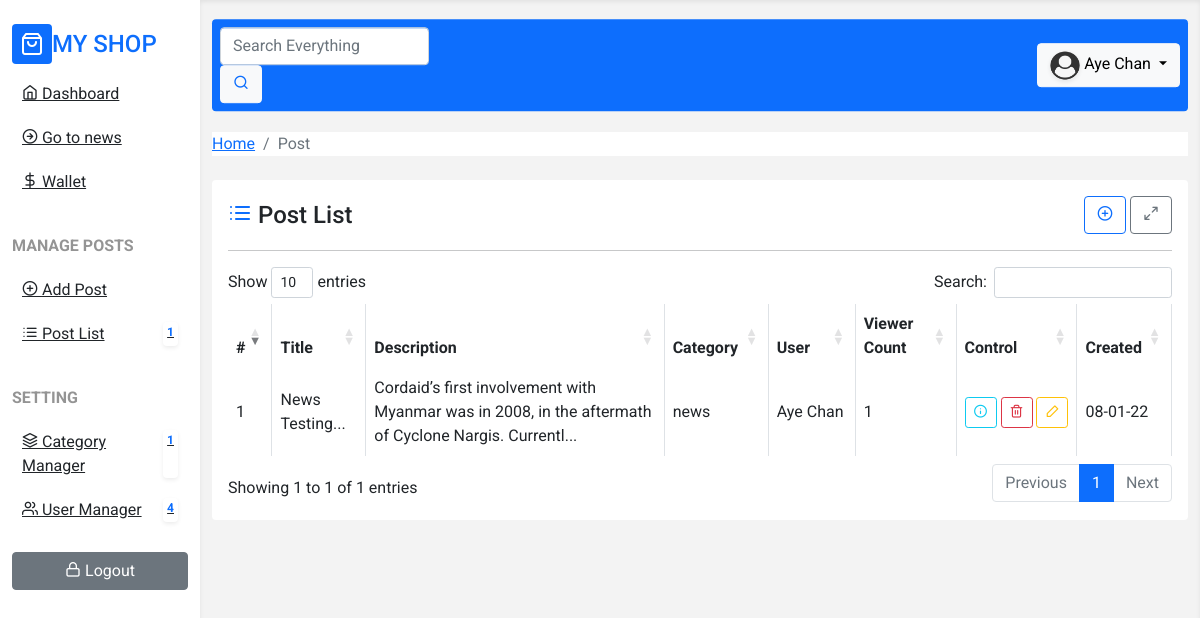
The page /post_list.php (signed in) on the database its author committed.
### tables this page shows
CREATE TABLE `posts` (
  `id` int(11) NOT NULL,
  `title` varchar(255) NOT NULL,
  `description` text NOT NULL,
  `user_id` int(11) NOT NULL,
  `category_id` int(11) NOT NULL,
  `is_publish` enum('0','1') NOT NULL DEFAULT '0',
  `ordering` int(11) DEFAULT NULL,
  `created_at` timestamp NOT NULL DEFAULT current_timestamp()
);

CREATE TABLE `categories` (
  `id` int(11) NOT NULL,
  `title` varchar(255) NOT NULL,
  `user_id` int(11) NOT NULL,
  `ordering` int(11) DEFAULT NULL,
  `created_at` timestamp NOT NULL DEFAULT current_timestamp()
);

CREATE TABLE `users` (
  `id` int(11) NOT NULL,
  `name` varchar(50) NOT NULL,
  `email` varchar(50) NOT NULL,
  `password` varchar(255) NOT NULL,
  `role` enum('0','1','2') NOT NULL DEFAULT '2',
  `photo` varchar(225) NOT NULL DEFAULT 'default.png',
  `money` bigint(20) NOT NULL DEFAULT 0,
  `created_at` timestamp NOT NULL DEFAULT current_timestamp()
);

### core/base.php (called while the page is built, shortened)
<?php
function con(){
    return mysqli_connect("localhost","root","","blog");
}
$url = "http://{$_SERVER['HTTP_HOST']}/web_dev/5_sample_blog";

### core/functions.php (called while the page is built, shortened)
<?php
    function fetch($sql){
        $query = mysqli_query(con(),$sql);
        $row  = mysqli_fetch_assoc($query);
        return $row;
    }
    function fetchAll($sql){
        $query = mysqli_query(con(),$sql);
        $rows = [];
        while ($row = mysqli_fetch_assoc($query)){
            array_push($rows,$row);
        }
        return $rows;
    }
    function showTime($timestamp,$format = "d-m-y"){
        return date($format,strtotime($timestamp));
    }
    function short($str,$length="100"){
        return substr($str,0,$length)."...";
    }
    function user($id){
        $sql = "SELECT * FROM users WHERE id = $id";
        return fetch($sql);
    }
    function category($id){
        $sql = "SELECT * FROM categories WHERE id = $id";
        return fetch($sql);
    }
    function posts($limit=9999999){
        if($_SESSION['user']['role'] == 2){
            $current_user_id = $_SESSION['user']['id'];
            $sql = "SELECT * FROM posts WHERE user_id = '$current_user_id' LIMIT $limit";
        }else{
            $sql = "SELECT * FROM posts LIMIT $limit";
        }
        return fetchAll($sql);
    }
    function viewerCountByPost($postId){
        $sql = "SELECT * FROM viewers WHERE post_id = $postId";
        return fetchAll($sql);
    }

### post_list.php (the view, shortened to what this page needs)
<?php include "template/header.php"; ?>
    <div class="row">
        <div class="col-12">
            <nav aria-label="breadcrumb">
                <ol class="breadcrumb bg-white mb-4">
                    <li class="breadcrumb-item"><a href="<?php echo $url; ?>/index.php">Home</a></li>
                    <li class="breadcrumb-item active" aria-current="page">Post</li>
                </ol>
            </nav>
        </div>
    </div>
    <div class="row">
        <div class="col-12">
            <div class="card mb-4">
                <div class="card-body">
                    <div class="d-flex justify-content-between align-items-center">
                        <h4 class="mb-0">
                            <i class="feather-list text-primary"></i>  Post List
                        </h4>
                        <div class="">
                            <a href="<?php echo $url; ?>/post_add.php" class="btn btn-outline-primary">
                                <i class="feather-plus-circle"></i>
                            </a>
                            <a href="#" class="btn btn-outline-secondary full-screen-btn">
                                <i class="feather-maximize-2"></i>
                            </a>
                        </div>
                    </div>
                    <hr>
                    <table class="table table-hover table-bordered mt-3 mb-0">
                        <thead>
                        <tr>
                            <th>#</th>
                            <th>Title</th>
                            <th>Description</th>
                            <th>Category</th>
                            <?php if($_SESSION['user']['role'] == 0){ ?>
                            <th>User</th>
                            <?php } ?>
                            <th>Viewer Count</th>
                            <th>Control</th>
                            <th>Created</th>
                        </tr>
                        </thead>
                        <tbody>
                        <?php
                        foreach (posts() as $c){
                            ?>
                            <tr>
                                <td><?php echo $c['id']; ?></td>
                                <td><?php echo short($c['title']); ?></td>
                                <td><?php echo short(strip_tags(html_entity_decode($c['description']))); ?></td>
                                <td class="text-nowrap"><?php echo category($c['category_id'])['title']; ?></td>
                                <?php if($_SESSION['user']['role'] == 0){ ?>
                                    <td class="text-nowrap"><?php echo user($c['user_id'])['name']; ?></td>
                                <?php } ?>
                                <td>
                                    <?php echo count(viewerCountByPost($c['id'])); ?>
                                </td>
                                <td class="text-nowrap">
                                    <a href="post_detail.php?id=<?php echo $c['id']; ?>" class="btn btn-outline-info btn-sm">
                                        <i class="feather-info fa-fw"></i>
                                    </a>
                                    <a href="post_delete.php?id=<?php echo $c['id']; ?>"
                                       onclick="return confirm('Are U sure to delete. 😊')"
                                       class="btn btn-outline-danger btn-sm">
                                        <i class="feather-trash-2 fa-fw"></i>
                                    </a>
                                    <a href="post_edit.php?id=<?php echo $c['id']; ?>" class="btn btn-outline-warning btn-sm">
                                        <i class="feather-edit-2 fa-fw"></i>
                                    </a>
                                </td>
                                <td class="text-nowrap"><?php echo showTime($c['created_at']); ?></td>
                            </tr>
                        <?php } ?>
                        </tbody>
                    </table>
                </div>
            </div>
        </div>
    </div>
<?php include "template/footer.php"; ?>

### assets/css/style.css (style rules this page uses)
* { font-family: 'Roboto', sans-serif; }
:root { --primary-soft: #f3f3f3; }
.card { border:none; }
.table tr td { vertical-align: middle !important; }

### rows shown on the page
posts: id "1", title "News Testing...", description "Cordaid’s first involvement with Myanmar was in 2008, in the aftermath of Cyclone Nargis. Currentl...", category.title "news", user.name "Aye Chan", count(viewerCountByPost($c['id'])) "1", created_at "08-01-22"

### other values the page prints
countTotal('posts') "1"
countTotal('categories') "1"
countTotal('users') "4"
$_SESSION['user']['name'] "Aye Chan"
